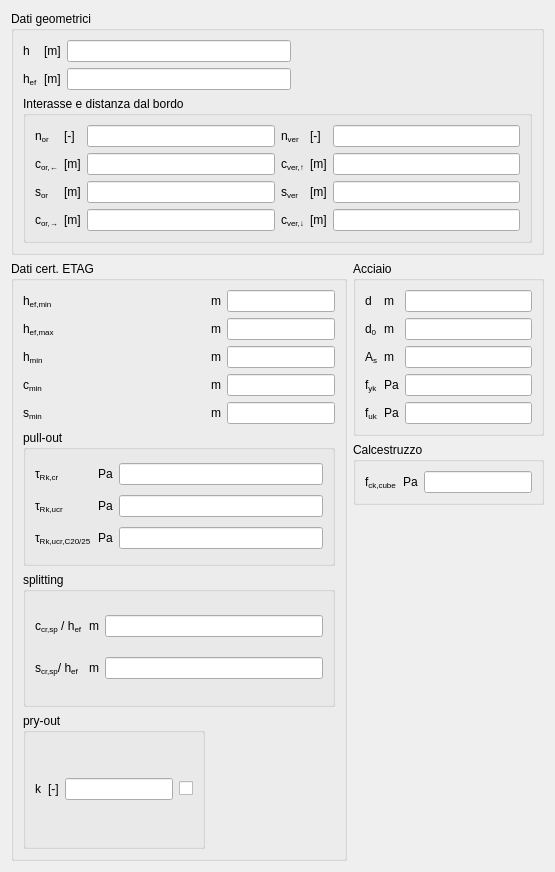
         <widget class="QWidget" name="scrollAreaWidgetContents">
          <property name="geometry">
           <rect>
            <x>0</x>
            <y>0</y>
            <width>555</width>
            <height>872</height>
           </rect>
          </property>
          <layout class="QGridLayout" name="gridLayout_7">
           <item row="0" column="0" colspan="2">
            <widget class="QGroupBox" name="InputGeometric">
             <property name="title">
              <string>Dati geometrici</string>
             </property>
             <layout class="QGridLayout" name="gridLayout_9">
              <item row="1" column="0">
               <widget class="QLabelRichName" name="hEfLabel">
                <property name="text">
                 <string>&lt;html&gt;&lt;head/&gt;&lt;body&gt;&lt;p&gt;h&lt;span style=&quot; vertical-align:sub;&quot;&gt;ef&lt;/span&gt;&lt;/p&gt;&lt;/body&gt;&lt;/html&gt;</string>
                </property>
               </widget>
              </item>
              <item row="0" column="1">
               <widget class="QLabelUnitMeasure" name="hUMLabel">
                <property name="text">
                 <string>[m]</string>
                </property>
               </widget>
              </item>
              <item row="1" column="1">
               <widget class="QLabelUnitMeasure" name="hEfUMLabel">
                <property name="text">
                 <string>[m]</string>
                </property>
               </widget>
              </item>
              <item row="0" column="2">
               <widget class="QLineEditValue" name="hLEdit"/>
              </item>
              <item row="0" column="0">
               <widget class="QLabelRichName" name="hLabel">
                <property name="text">
                 <string>h</string>
                </property>
               </widget>
              </item>
              <item row="1" column="2">
               <widget class="QLineEditValue" name="hEfLEdit"/>
              </item>
              <item row="2" column="0" colspan="6">
               <widget class="QGroupBox" name="bordersGroupBox">
                <property name="title">
                 <string>Interasse e distanza dal bordo</string>
                </property>
                <layout class="QGridLayout" name="gridLayout_10">
                 <item row="1" column="0">
                  <widget class="QLabelRichName" name="cHorLeftLabel">
                   <property name="text">
                    <string>&lt;html&gt;&lt;head/&gt;&lt;body&gt;&lt;p&gt;c&lt;span style=&quot; vertical-align:sub;&quot;&gt;or,←&lt;/span&gt;&lt;/p&gt;&lt;/body&gt;&lt;/html&gt;</string>
                   </property>
                  </widget>
                 </item>
                 <item row="2" column="2">
                  <widget class="QLineEditValue" name="sHorLEdit"/>
                 </item>
                 <item row="3" column="0">
                  <widget class="QLabelRichName" name="cHorRightLabel">
                   <property name="text">
                    <string>&lt;html&gt;&lt;head/&gt;&lt;body&gt;&lt;p&gt;c&lt;span style=&quot; vertical-align:sub;&quot;&gt;or,→&lt;/span&gt;&lt;/p&gt;&lt;/body&gt;&lt;/html&gt;</string>
                   </property>
                  </widget>
                 </item>
                 <item row="2" column="1">
                  <widget class="QLabelUnitMeasure" name="sHorUMLabel">
                   <property name="text">
                    <string>[m]</string>
                   </property>
                  </widget>
                 </item>
                 <item row="1" column="5">
                  <widget class="QLabelUnitMeasure" name="cVerUpUMLabel">
                   <property name="text">
                    <string>[m]</string>
                   </property>
                  </widget>
                 </item>
                 <item row="1" column="2">
                  <widget class="QLineEditValue" name="cHorLeftLEdit"/>
                 </item>
                 <item row="1" column="6">
                  <widget class="QLineEditValue" name="cVerUpLEdit"/>
                 </item>
                 <item row="1" column="4">
                  <widget class="QLabelRichName" name="cVerUpLabel">
                   <property name="text">
                    <string>&lt;html&gt;&lt;head/&gt;&lt;body&gt;&lt;p&gt;c&lt;span style=&quot; vertical-align:sub;&quot;&gt;ver,↑&lt;/span&gt;&lt;/p&gt;&lt;/body&gt;&lt;/html&gt;</string>
                   </property>
                  </widget>
                 </item>
                 <item row="1" column="1">
                  <widget class="QLabelUnitMeasure" name="cHorLeftUMLabel">
                   <property name="text">
                    <string>[m]</string>
                   </property>
                  </widget>
                 </item>
                 <item row="2" column="6">
                  <widget class="QLineEditValue" name="sVerLEdit"/>
                 </item>
                 <item row="2" column="0">
                  <widget class="QLabelRichName" name="sHorLabel">
                   <property name="text">
                    <string>&lt;html&gt;&lt;head/&gt;&lt;body&gt;&lt;p&gt;s&lt;span style=&quot; vertical-align:sub;&quot;&gt;or&lt;/span&gt;&lt;/p&gt;&lt;/body&gt;&lt;/html&gt;</string>
                   </property>
                  </widget>
                 </item>
                 <item row="2" column="5">
                  <widget class="QLabelUnitMeasure" name="sVerUMLabel">
                   <property name="text">
                    <string>[m]</string>
                   </property>
                  </widget>
                 </item>
                 <item row="2" column="4">
                  <widget class="QLabelRichName" name="sVerLabel">
                   <property name="text">
                    <string>&lt;html&gt;&lt;head/&gt;&lt;body&gt;&lt;p&gt;s&lt;span style=&quot; vertical-align:sub;&quot;&gt;ver&lt;/span&gt;&lt;/p&gt;&lt;/body&gt;&lt;/html&gt;</string>
                   </property>
                  </widget>
                 </item>
                 <item row="3" column="4">
                  <widget class="QLabelRichName" name="cVerDownLabel">
                   <property name="text">
                    <string>&lt;html&gt;&lt;head/&gt;&lt;body&gt;&lt;p&gt;c&lt;span style=&quot; vertical-align:sub;&quot;&gt;ver,↓&lt;/span&gt;&lt;/p&gt;&lt;/body&gt;&lt;/html&gt;</string>
                   </property>
                  </widget>
                 </item>
                 <item row="3" column="2">
                  <widget class="QLineEditValue" name="cHorRightLEdit"/>
                 </item>
                 <item row="3" column="5">
                  <widget class="QLabelUnitMeasure" name="cVerDownUMLabel">
                   <property name="text">
                    <string>[m]</string>
                   </property>
                  </widget>
                 </item>
                 <item row="3" column="6">
                  <widget class="QLineEditValue" name="cVerDownLEdit"/>
                 </item>
                 <item row="3" column="1">
                  <widget class="QLabelUnitMeasure" name="cHorRightUMLabel">
                   <property name="text">
                    <string>[m]</string>
                   </property>
                  </widget>
                 </item>
                 <item row="0" column="0">
                  <widget class="QLabelRichName" name="nHorLabel">
                   <property name="text">
                    <string>&lt;html&gt;&lt;head/&gt;&lt;body&gt;&lt;p&gt;n&lt;span style=&quot; vertical-align:sub;&quot;&gt;or&lt;/span&gt;&lt;/p&gt;&lt;/body&gt;&lt;/html&gt;</string>
                   </property>
                  </widget>
                 </item>
                 <item row="0" column="1">
                  <widget class="QLabelUnitMeasure" name="nHorUMLabel">
                   <property name="text">
                    <string>[-]</string>
                   </property>
                  </widget>
                 </item>
                 <item row="0" column="2">
                  <widget class="QLineEditValue" name="nHorLEdit"/>
                 </item>
                 <item row="0" column="4">
                  <widget class="QLabelRichName" name="nVerLabel">
                   <property name="text">
                    <string>&lt;html&gt;&lt;head/&gt;&lt;body&gt;&lt;p&gt;n&lt;span style=&quot; vertical-align:sub;&quot;&gt;ver&lt;/span&gt;&lt;/p&gt;&lt;/body&gt;&lt;/html&gt;</string>
                   </property>
                  </widget>
                 </item>
                 <item row="0" column="5">
                  <widget class="QLabelUnitMeasure" name="nVerUMLabel">
                   <property name="text">
                    <string>[-]</string>
                   </property>
                  </widget>
                 </item>
                 <item row="0" column="6">
                  <widget class="QLineEditValue" name="nVerLEdit"/>
                 </item>
                </layout>
               </widget>
              </item>
              <item row="0" column="3">
               <spacer name="horizontalSpacer">
                <property name="orientation">
                 <enum>Qt::Horizontal</enum>
                </property>
                <property name="sizeHint" stdset="0">
                 <size>
                  <width>40</width>
                  <height>20</height>
                 </size>
                </property>
               </spacer>
              </item>
             </layout>
            </widget>
           </item>
           <item row="2" column="1">
            <widget class="QGroupBox" name="groupBox">
             <property name="title">
              <string>Calcestruzzo</string>
             </property>
             <layout class="QGridLayout" name="gridLayout_6">
              <item row="0" column="0">
               <widget class="QLabelRichName" name="fckCubeLabel">
                <property name="text">
                 <string>&lt;html&gt;&lt;head/&gt;&lt;body&gt;&lt;p&gt;f&lt;span style=&quot; vertical-align:sub;&quot;&gt;ck,cube&lt;/span&gt;&lt;/p&gt;&lt;/body&gt;&lt;/html&gt;</string>
                </property>
               </widget>
              </item>
              <item row="0" column="1">
               <widget class="QLabelUnitMeasure" name="fckCubeUMLabel">
                <property name="text">
                 <string>Pa</string>
                </property>
               </widget>
              </item>
              <item row="0" column="2">
               <widget class="QLineEditValue" name="fckCubeLEdit"/>
              </item>
             </layout>
            </widget>
           </item>
           <item row="1" column="1">
            <widget class="QGroupBox" name="InputSteelGroupBox">
             <property name="title">
              <string>Acciaio</string>
             </property>
             <layout class="QGridLayout" name="gridLayout_5">
              <item row="4" column="2">
               <widget class="QLabelUnitMeasure" name="fykUMLabel">
                <property name="text">
                 <string>Pa</string>
                </property>
               </widget>
              </item>
              <item row="4" column="3">
               <widget class="QLineEditValue" name="fykLEdit"/>
              </item>
              <item row="1" column="3">
               <widget class="QLineEditValue" name="dLEdit"/>
              </item>
              <item row="1" column="2">
               <widget class="QLabelUnitMeasure" name="dUMLabel">
                <property name="text">
                 <string>m</string>
                </property>
               </widget>
              </item>
              <item row="5" column="3">
               <widget class="QLineEditValue" name="fukLEdit"/>
              </item>
              <item row="5" column="2">
               <widget class="QLabelUnitMeasure" name="fukUMLabel">
                <property name="text">
                 <string>Pa</string>
                </property>
               </widget>
              </item>
              <item row="2" column="3">
               <widget class="QLineEditValue" name="d0LEdit"/>
              </item>
              <item row="5" column="0">
               <widget class="QLabelRichName" name="fukLabel">
                <property name="text">
                 <string>&lt;html&gt;&lt;head/&gt;&lt;body&gt;&lt;p&gt;f&lt;span style=&quot; vertical-align:sub;&quot;&gt;uk&lt;/span&gt;&lt;/p&gt;&lt;/body&gt;&lt;/html&gt;</string>
                </property>
               </widget>
              </item>
              <item row="2" column="0">
               <widget class="QLabelRichName" name="d0Label">
                <property name="text">
                 <string>&lt;html&gt;&lt;head/&gt;&lt;body&gt;&lt;p&gt;d&lt;span style=&quot; vertical-align:sub;&quot;&gt;0&lt;/span&gt;&lt;/p&gt;&lt;/body&gt;&lt;/html&gt;</string>
                </property>
               </widget>
              </item>
              <item row="2" column="2">
               <widget class="QLabelUnitMeasure" name="d0UMLabel">
                <property name="text">
                 <string>m</string>
                </property>
               </widget>
              </item>
              <item row="4" column="0">
               <widget class="QLabelRichName" name="fykLabel">
                <property name="text">
                 <string>&lt;html&gt;&lt;head/&gt;&lt;body&gt;&lt;p&gt;f&lt;span style=&quot; vertical-align:sub;&quot;&gt;yk&lt;/span&gt;&lt;/p&gt;&lt;/body&gt;&lt;/html&gt;</string>
                </property>
               </widget>
              </item>
              <item row="1" column="0">
               <widget class="QLabelRichName" name="dLabel">
                <property name="text">
                 <string>d</string>
                </property>
               </widget>
              </item>
              <item row="3" column="0">
               <widget class="QLabelRichName" name="AsLabel">
                <property name="text">
                 <string>&lt;html&gt;&lt;head/&gt;&lt;body&gt;&lt;p&gt;A&lt;span style=&quot; vertical-align:sub;&quot;&gt;s&lt;/span&gt;&lt;/p&gt;&lt;/body&gt;&lt;/html&gt;</string>
                </property>
               </widget>
              </item>
              <item row="3" column="2">
               <widget class="QLabelUnitMeasure" name="AsUMLabel">
                <property name="text">
                 <string>m</string>
                </property>
               </widget>
              </item>
              <item row="3" column="3">
               <widget class="QLineEditValue" name="AsLEdit"/>
              </item>
             </layout>
            </widget>
           </item>
           <item row="3" column="1">
            <spacer name="verticalSpacer">
             <property name="orientation">
              <enum>Qt::Vertical</enum>
             </property>
             <property name="sizeHint" stdset="0">
              <size>
               <width>20</width>
               <height>72</height>
              </size>
             </property>
            </spacer>
           </item>
           <item row="1" column="0" rowspan="3">
            <widget class="QGroupBox" name="InputETAGgroupBox">
             <property name="title">
              <string>Dati cert. ETAG</string>
             </property>
             <layout class="QGridLayout" name="gridLayout_4">
              <item row="0" column="0">
               <widget class="QLabelRichName" name="hEfMinLabel">
                <property name="text">
                 <string>&lt;html&gt;&lt;head/&gt;&lt;body&gt;&lt;p&gt;h&lt;span style=&quot; vertical-align:sub;&quot;&gt;ef,min&lt;/span&gt;&lt;/p&gt;&lt;/body&gt;&lt;/html&gt;</string>
                </property>
               </widget>
              </item>
              <item row="0" column="1">
               <widget class="QLabelUnitMeasure" name="hEfMinUMLabel">
                <property name="text">
                 <string>m</string>
                </property>
               </widget>
              </item>
              <item row="0" column="2">
               <widget class="QLineEditValue" name="hEfMinLEdit"/>
              </item>
              <item row="1" column="0">
               <widget class="QLabelRichName" name="hEfMaxLabel">
                <property name="text">
                 <string>&lt;html&gt;&lt;head/&gt;&lt;body&gt;&lt;p&gt;h&lt;span style=&quot; vertical-align:sub;&quot;&gt;ef,max&lt;/span&gt;&lt;/p&gt;&lt;/body&gt;&lt;/html&gt;</string>
                </property>
               </widget>
              </item>
              <item row="1" column="1">
               <widget class="QLabelUnitMeasure" name="hEfMaxUMLabel">
                <property name="text">
                 <string>m</string>
                </property>
               </widget>
              </item>
              <item row="1" column="2">
               <widget class="QLineEditValue" name="hEfMaxLEdit"/>
              </item>
              <item row="2" column="0">
               <widget class="QLabelRichName" name="hMinLabel">
                <property name="text">
                 <string>&lt;html&gt;&lt;head/&gt;&lt;body&gt;&lt;p&gt;h&lt;span style=&quot; vertical-align:sub;&quot;&gt;min&lt;/span&gt;&lt;/p&gt;&lt;/body&gt;&lt;/html&gt;</string>
                </property>
               </widget>
              </item>
              <item row="2" column="1">
               <widget class="QLabelUnitMeasure" name="hMinUMLabel">
                <property name="text">
                 <string>m</string>
                </property>
               </widget>
              </item>
              <item row="2" column="2">
               <widget class="QLineEditValue" name="hMinLEdit"/>
              </item>
              <item row="3" column="0">
               <widget class="QLabelRichName" name="cMinLabel">
                <property name="text">
                 <string>&lt;html&gt;&lt;head/&gt;&lt;body&gt;&lt;p&gt;c&lt;span style=&quot; vertical-align:sub;&quot;&gt;min&lt;/span&gt;&lt;/p&gt;&lt;/body&gt;&lt;/html&gt;</string>
                </property>
               </widget>
              </item>
              <item row="3" column="1">
               <widget class="QLabelUnitMeasure" name="cMinUMLabel">
                <property name="text">
                 <string>m</string>
                </property>
               </widget>
              </item>
              <item row="3" column="2">
               <widget class="QLineEditValue" name="cMinLEdit"/>
              </item>
              <item row="4" column="0">
               <widget class="QLabelRichName" name="sMinLabel">
                <property name="text">
                 <string>&lt;html&gt;&lt;head/&gt;&lt;body&gt;&lt;p&gt;s&lt;span style=&quot; vertical-align:sub;&quot;&gt;min&lt;/span&gt;&lt;/p&gt;&lt;/body&gt;&lt;/html&gt;</string>
                </property>
               </widget>
              </item>
              <item row="4" column="1">
               <widget class="QLabelUnitMeasure" name="sMinUMLabel">
                <property name="text">
                 <string>m</string>
                </property>
               </widget>
              </item>
              <item row="4" column="2">
               <widget class="QLineEditValue" name="sMinLEdit"/>
              </item>
              <item row="5" column="0" colspan="3">
               <widget class="QGroupBox" name="InputPullOutGroupBox">
                <property name="title">
                 <string>pull-out</string>
                </property>
                <layout class="QGridLayout" name="gridLayout">
                 <item row="0" column="0">
                  <widget class="QLabelRichName" name="tauRkCRLabel">
                   <property name="text">
                    <string>&lt;html&gt;&lt;head/&gt;&lt;body&gt;&lt;p&gt;τ&lt;span style=&quot; vertical-align:sub;&quot;&gt;Rk,cr&lt;/span&gt;&lt;/p&gt;&lt;/body&gt;&lt;/html&gt;</string>
                   </property>
                  </widget>
                 </item>
                 <item row="0" column="1">
                  <widget class="QLabelUnitMeasure" name="tauRkCRUMLabel">
                   <property name="text">
                    <string>Pa</string>
                   </property>
                  </widget>
                 </item>
                 <item row="0" column="2">
                  <widget class="QLineEditValue" name="tauRkCRLEdit"/>
                 </item>
                 <item row="1" column="0">
                  <widget class="QLabelRichName" name="tauRkUCRLabel">
                   <property name="text">
                    <string>&lt;html&gt;&lt;head/&gt;&lt;body&gt;&lt;p&gt;τ&lt;span style=&quot; vertical-align:sub;&quot;&gt;Rk,ucr&lt;/span&gt;&lt;/p&gt;&lt;/body&gt;&lt;/html&gt;</string>
                   </property>
                  </widget>
                 </item>
                 <item row="1" column="1">
                  <widget class="QLabelUnitMeasure" name="tauRkUCRUMLabel">
                   <property name="text">
                    <string>Pa</string>
                   </property>
                  </widget>
                 </item>
                 <item row="1" column="2">
                  <widget class="QLineEditValue" name="tauRkUCRLEdit"/>
                 </item>
                 <item row="2" column="2">
                  <widget class="QLineEditValue" name="tauRkUCR25LEdit"/>
                 </item>
                 <item row="2" column="1">
                  <widget class="QLabelUnitMeasure" name="tauRkUCR25UMLabel">
                   <property name="text">
                    <string>Pa</string>
                   </property>
                  </widget>
                 </item>
                 <item row="2" column="0">
                  <widget class="QLabelRichName" name="tauRkUCR25Label">
                   <property name="text">
                    <string>&lt;html&gt;&lt;head/&gt;&lt;body&gt;&lt;p&gt;τ&lt;span style=&quot; vertical-align:sub;&quot;&gt;Rk,ucr,C20/25&lt;/span&gt;&lt;/p&gt;&lt;/body&gt;&lt;/html&gt;</string>
                   </property>
                  </widget>
                 </item>
                </layout>
               </widget>
              </item>
              <item row="6" column="0" colspan="3">
               <widget class="QGroupBox" name="splittingGroupBox">
                <property name="title">
                 <string>splitting</string>
                </property>
                <layout class="QGridLayout" name="gridLayout_2">
                 <item row="0" column="0">
                  <widget class="QLabelRichName" name="ratioCCrSpOvHEffLabel">
                   <property name="text">
                    <string>&lt;html&gt;&lt;head/&gt;&lt;body&gt;c&lt;span style=&quot; vertical-align:sub;&quot;&gt;cr,sp&lt;/span&gt; / h&lt;span style=&quot; vertical-align:sub;&quot;&gt;ef&lt;/span&gt;&lt;/body&gt;&lt;/html&gt;</string>
                   </property>
                  </widget>
                 </item>
                 <item row="0" column="1">
                  <widget class="QLabelUnitMeasure" name="ratioCCrSpOvHEffUMLabel">
                   <property name="text">
                    <string>m</string>
                   </property>
                  </widget>
                 </item>
                 <item row="0" column="2">
                  <widget class="QLineEditValue" name="ratioCCrSpOvHEffLEdit"/>
                 </item>
                 <item row="1" column="0">
                  <widget class="QLabelRichName" name="ratioSCrSpOvHEffLabel">
                   <property name="text">
                    <string>&lt;html&gt;&lt;head/&gt;&lt;body&gt;s&lt;span style=&quot; vertical-align:sub;&quot;&gt;cr,sp&lt;/span&gt;/ h&lt;span style=&quot; vertical-align:sub;&quot;&gt;ef&lt;/span&gt;&lt;/body&gt;&lt;/html&gt;</string>
                   </property>
                  </widget>
                 </item>
                 <item row="1" column="1">
                  <widget class="QLabelUnitMeasure" name="ratioSCrSpOvHEffUMLabel">
                   <property name="text">
                    <string>m</string>
                   </property>
                  </widget>
                 </item>
                 <item row="1" column="2">
                  <widget class="QLineEditValue" name="ratioSCrSpOvHEffLEdit"/>
                 </item>
                </layout>
               </widget>
              </item>
              <item row="7" column="0">
               <widget class="QGroupBox" name="pryOutGroupBox">
                <property name="title">
                 <string>pry-out</string>
                </property>
                <layout class="QGridLayout" name="gridLayout_19">
                 <item row="0" column="0">
                  <widget class="QLabelRichName" name="kCpLabel">
                   <property name="text">
                    <string>k</string>
                   </property>
                  </widget>
                 </item>
                 <item row="0" column="1">
                  <widget class="QLabelUnitMeasure" name="kCpUMLabel">
                   <property name="text">
                    <string>[-]</string>
                   </property>
                  </widget>
                 </item>
                 <item row="0" column="2">
                  <widget class="QLineEditValue" name="kCpLEdit"/>
                 </item>
                 <item row="0" column="3">
                  <widget class="QCheckBoxReadOnly" name="kCpCheckBox">
                   <property name="text">
                    <string/>
                   </property>
                  </widget>
                 </item>
                </layout>
               </widget>
              </item>
             </layout>
            </widget>
           </item>
          </layout>
         </widget>
